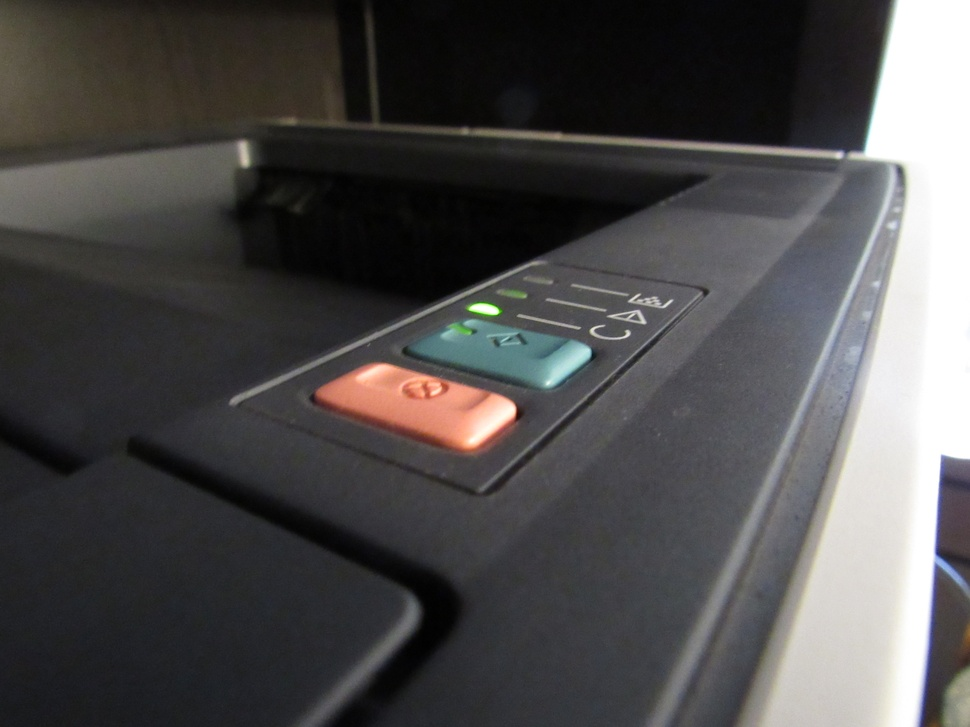
#> input picture CANON_DC/DCIM/241___10/IMG_0819.JPG, 970 x 727 px, shrunk from 4608 x 3456 before the run, found by its file name; its folder holds 3 pictures in this run
$ python main.py   (older library calls are emulated)
#> lines starting #> are read from the running program, lines starting #| are printed output that depends on the picture
#> the answer given: CANON_DC/DCIM/241___10/IMG_0819.JPG
### fileOperations.py
import os
import time
import cv2
import numpy
from send2trash import send2trash
from tqdm import tqdm


def indexFiles(path):
#> called with path = 'CANON_DC/DCIM/241___10/IMG_0819.JPG'
	imagePaths = []
	subFolders = os.listdir(path+"/DCIM")
	try:
		subFolders.remove(".DS_Store") #for macOS
	except:
		pass
	rawWarned = False


	for folder in range(len(subFolders)):
		workingDirectory = subFolders[folder]

		imagePath = os.listdir(path+"/DCIM/"+workingDirectory+"")
		try:
			imagePath.remove(".DS_Store")
		except:
			pass


		for picture in range(len(imagePath)):
			if ((imagePath[picture])[-4:] == ".CR2") and not rawWarned:
				warnAboutRAW()
				rawWarned = True
			if (imagePath[picture])[-4:] == ".JPG" or (imagePath[picture])[-4:] == ".jpg":
				imagePaths.append(path+"/DCIM/"+workingDirectory+"/"+imagePath[picture])
			else:
				pass


	return imagePaths


# [13 lines left out: function warnAboutRAW, not called in this run]


def omitFileExtensions(pathArray):
	imageCount = 0
	for path in pathArray:
		if(path[-4:] == ".JPG" or path[-4:] == ".jpg"):
			imageCount += 1
		if(path[-4:] != ".JPG" and path[-4:] != ".jpg"):
			#ignore non jpeg files
			pathArray.remove(path)
	return pathArray


def getNumberOfFiles(filesArray):
	return len(filesArray)


def purgePhotos():

	f = open("CANON_DC.log", "r")
	todel = f.read()
	imagesToDelete = todel.splitlines()
	print("Deleting flagged pictures...")
	time.sleep(1)

	for image in tqdm(imagesToDelete):

		send2trash(image)
	time.sleep(2)
	print("\n")
	print("\n")

	print("Checking for RAW files and deleting them...")
	for raw in tqdm(imagesToDelete):
		try:
			send2trash(raw[:len(raw)-4]+".CR2")
		except:
			pass

	time.sleep(2)


	f.close()

### exposure.py
#Main code for SDOptimizer
import time
import cv2
import numpy
import os


# [34 lines left out: functions exposureBenchmark, exposureTaskPredictionDir, not called in this run]


def exposureTaskPrediction(speed, numberOfFiles):
	return speed*numberOfFiles


def exposureTest(imageDir):
	image = cv2.imread(imageDir)
#> image is the input picture: shape (727, 970, 3); mean B, G, R 76.1, 76, 77.5
	image = cv2.cvtColor(image, cv2.COLOR_BGR2GRAY)
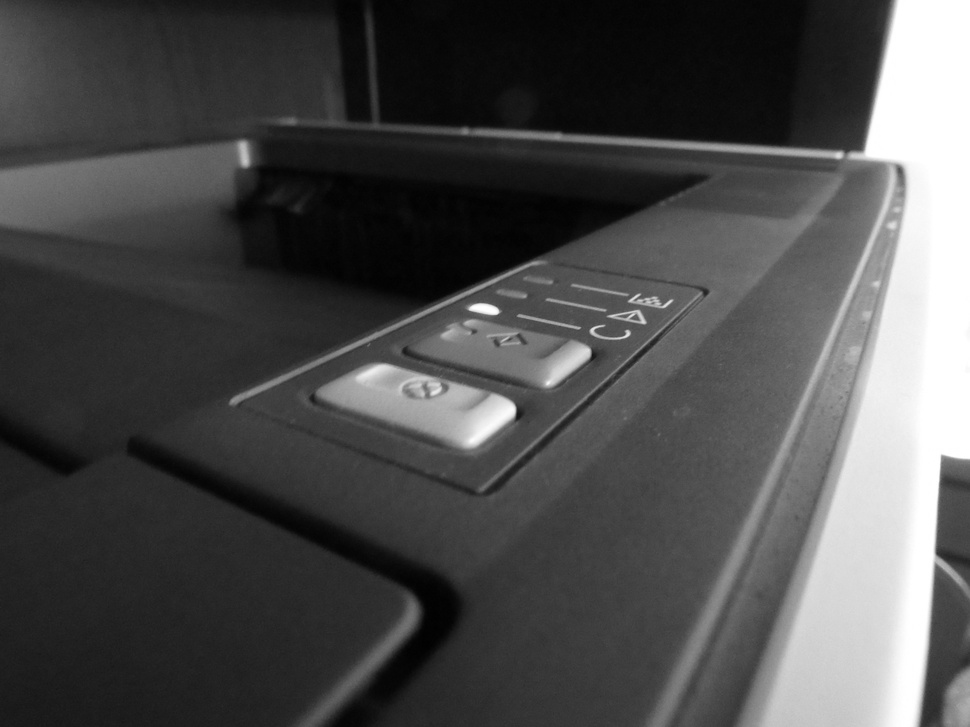
#> image: shape (727, 970); min 1, max 255, mean 76.4
	# compute a grayscale histogram
	hist = cv2.calcHist([image], [0], None, [256], [0, 256])
#> hist = 256 values, max 28841 at index 255, min 0 at index 0, mean 2754.6


	if (numpy.mean(image)<=30):

		return False
	elif (numpy.mean(image)>=200):

		return False
	else:

		return True


# [9 lines left out: function benchmarkExposure, not called in this run]

### motion_blur.py
import cv2


def variance_of_laplacian(image):
	# compute the Laplacian of the image and then return the focus
	# measure, which is simply the variance of the Laplacian
	return cv2.Laplacian(image, cv2.CV_64F).var()


def motionBlurTest(imageDir, threshold):
	image = cv2.imread(imageDir)
	gray = cv2.cvtColor(image, cv2.COLOR_BGR2GRAY)
	fm = (variance_of_laplacian(gray))
	if int(fm) >= int(threshold):

		return True
	else:

		return False

### console_resources.py
class textColors:
    HEADER = '\033[95m'
    OKBLUE = '\033[94m'
    OKCYAN = '\033[96m'
    OKGREEN = '\033[92m'
    WARNING = '\033[93m'
    FAIL = '\033[91m'
    ENDC = '\033[0m'
    BOLD = '\033[1m'
    UNDERLINE = '\033[4m'


INFO = True
OK = True
WARNING = True
ERROR = True


def consoleSetup(displayINFO, displayOK, displayWARNING, displayERROR):
    INFO = displayINFO
    OK = displayOK
    WARNING = displayWARNING
    ERROR = displayERROR

def console(trace, status):

    if (status == "ok") & OK:
        print("["+f"{textColors.OKGREEN}{textColors.BOLD}OK{textColors.ENDC}"+"] - "+trace)
    elif (status == "warning") & WARNING:
        print("["+f"{textColors.WARNING}{textColors.BOLD}WARNING{textColors.ENDC}"+"] - "+trace)
    elif (status == "error") & ERROR:
        print("["+f"{textColors.FAIL}{textColors.BOLD}FATAL{textColors.ENDC}"+"] - "+trace)
    elif (INFO):
        print("["+f"{textColors.OKBLUE}{textColors.BOLD}INFO{textColors.ENDC}"+"] - "+trace)
    else:
        pass

### main.py
#Main code for SDOptimizer
import time
import argparse
import cv2
import numpy
import os
from tqdm import tqdm


from exposure import *
from fileOperations import *
from motion_blur import *

from console_resources import *


consoleSetup(True, True, True, True)


ap = argparse.ArgumentParser()
ap.add_argument("-r", "--directory", required=False,
	help="Directory of SD Card")
ap.add_argument("-t", "--threshold", type=float, default=50.0,
	help="focus measures that fall below this value will be considered 'blurry'")

SDdir = vars(ap.parse_args())["directory"]
blurThreshold =  vars(ap.parse_args())["threshold"]


if(SDdir == None):
	print("Please drag and drop your SD card onto the console, and press enter.")
	print("You may type in the PATH to a folder as well")
	SDdir = input("PATH=")
	if(SDdir[-1]==" "):
		SDdir = SDdir[:-1]


try:
	jobFile = open("CANON_DC.log", "x")
	console("Jobfile created.", "ok")
except:
	os.remove("CANON_DC.log")
	jobFile = open("CANON_DC.log", "x")
	console("Jobfile already exists. Overwriting...", "warning")


jobFile = open("CANON_DC.log", "a")

print("\n")

console("SDOptimizer v1.1", "info")


print("\n")


#print("Exposure task is estimated to take ", int(exposureTaskPredictionDir(speed)), " seconds.")
console("Please wait, indexing files...", "info")
images = omitFileExtensions(indexFiles(SDdir))
filesRemaining = getNumberOfFiles(images)
console("Files indexed succesfully.", "ok")

console("Processing Images, please wait...", "info")

imagesProcessed = 0
imagesDestroyed = []

console("Test 1: Exposure", "info")

for image in tqdm(images):
	# if filesRemaining%5==0:
	# 	print(filesRemaining," photos left, ", speed*filesRemaining, " seconds left.")

	filesRemaining -= 1
	if(exposureTest(image)):
		pass

	else:
		imagesProcessed += 1
		jobFile.write(image+"\n")
		imagesDestroyed.append(image)
#> pass 2 of the loop `for image in tqdm(images):`:
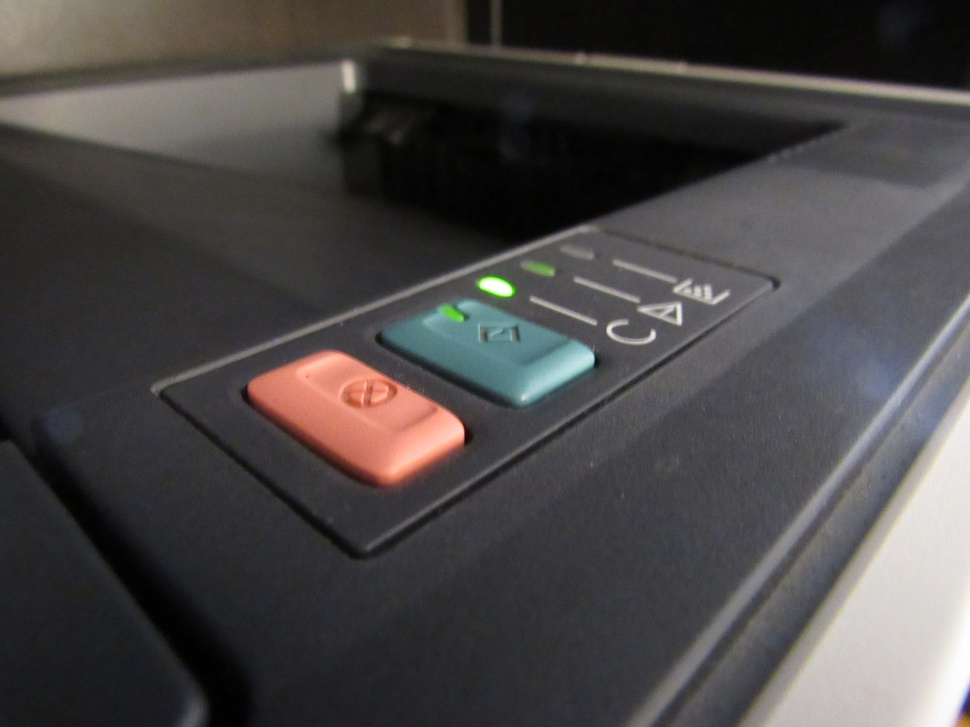
#> input picture CANON_DC/DCIM/241___10/IMG_0820.JPG, 970 x 727 px, shrunk from 4608 x 3456 before the run, found by its file name
#> in exposureTest, image is the input picture: shape (727, 970, 3); mean B, G, R 71.3, 71.4, 74.2
#> in exposureTest (call 2), `image = cv2.cvtColor(image, cv2.COLOR_BGR2GRAY)`:
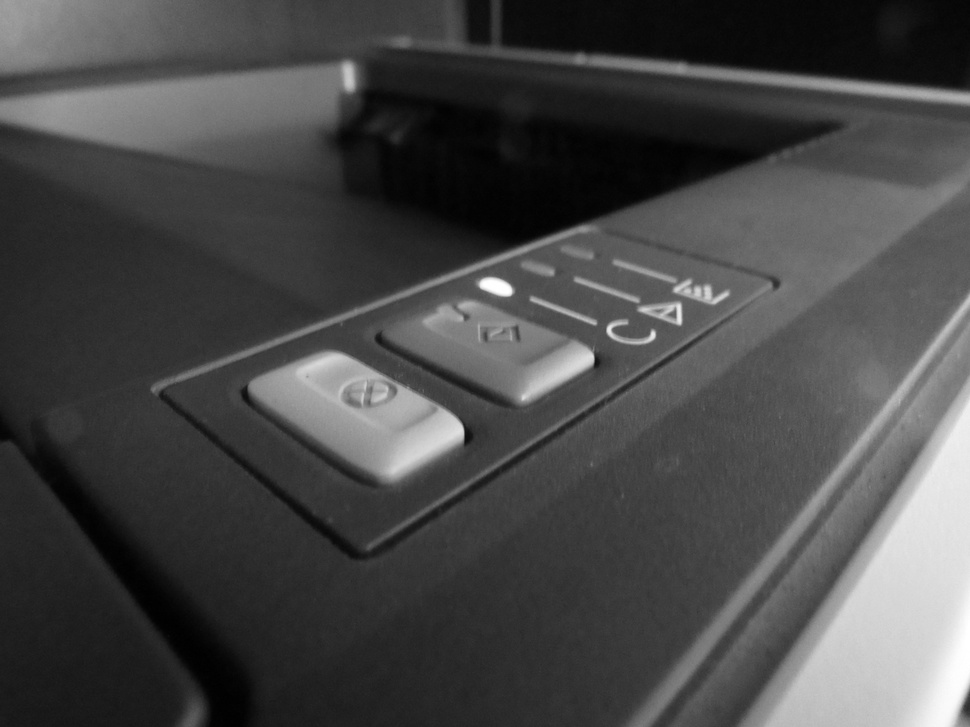
#> image: shape (727, 970); min 0, max 255, mean 72.2
#> hist = 256 values, max 10589 at index 49, min 20 at index 0, mean 2754.6
#> pass 3 of the loop `for image in tqdm(images):`:
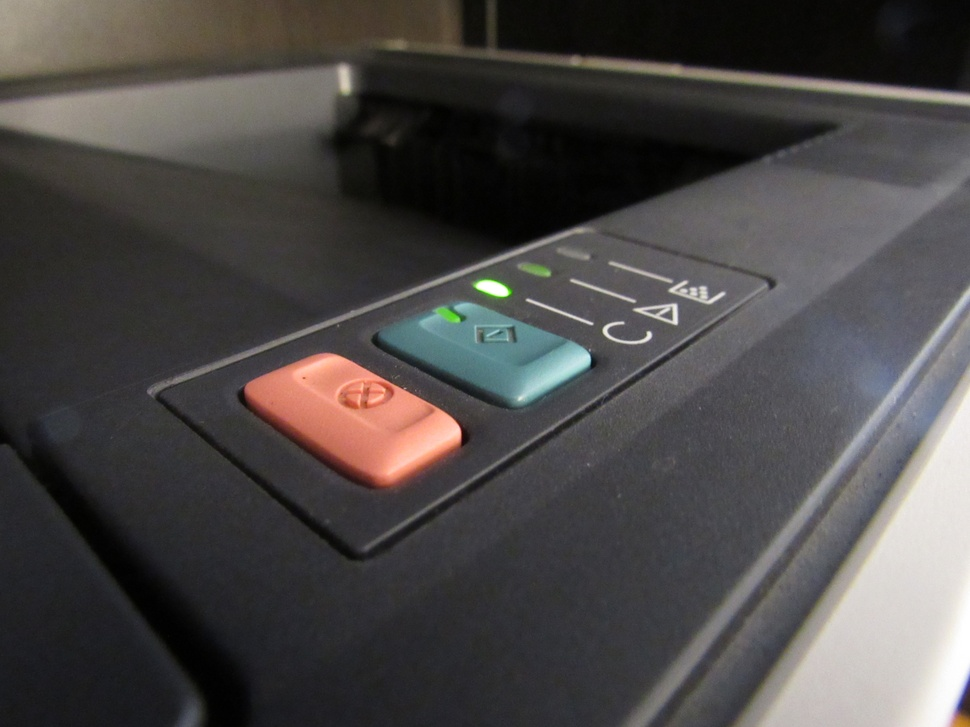
#> input picture CANON_DC/DCIM/241___10/IMG_0821.JPG, 970 x 727 px, shrunk from 4608 x 3456 before the run, found by its file name
#> in exposureTest, image is the input picture: shape (727, 970, 3); mean B, G, R 71.6, 72.4, 75.3
#> in exposureTest (call 3), `image = cv2.cvtColor(image, cv2.COLOR_BGR2GRAY)`:
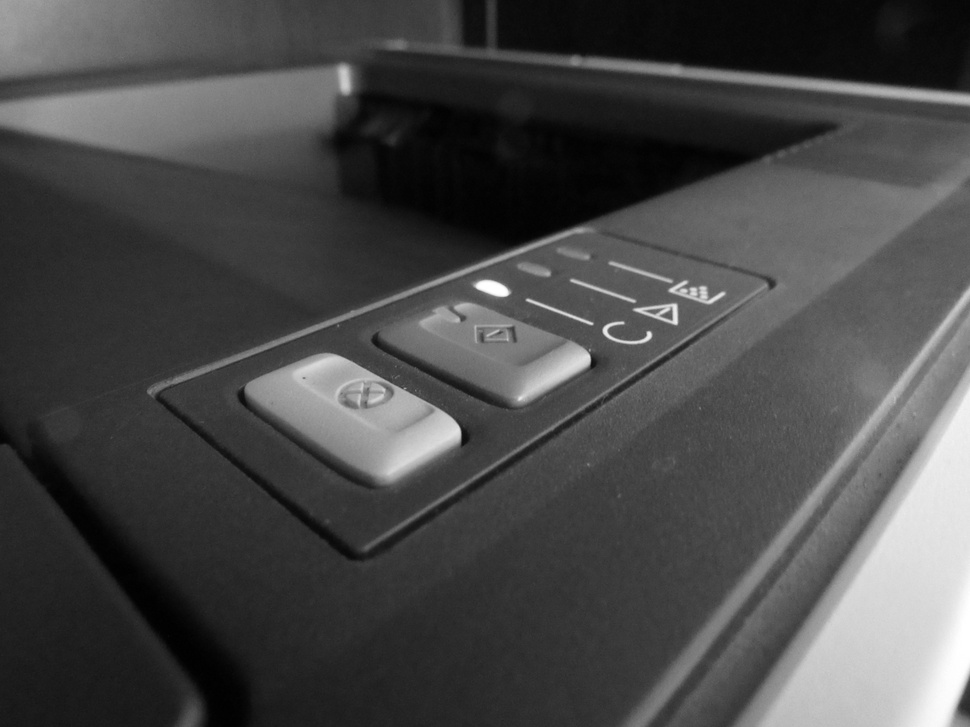
#> image: shape (727, 970); min 0, max 255, mean 73.2
#> hist = 256 values, max 10205 at index 49, min 23 at index 0, mean 2754.6


console("Test 1 completed.", "ok")

console("Test 2: Motion Blur", "info")
for image in tqdm(images):
	if image in imagesDestroyed:
		pass
	else:
		filesRemaining -= 1
		if(motionBlurTest(image, blurThreshold)):

#> in motionBlurTest, `fm = (variance_of_laplacian(gray))`: fm = 36.52
			pass
		else:
			imagesProcessed += 1

			jobFile.write(image+"\n")
			imagesDestroyed.append(image)
#> pass 2 of the loop `for image in tqdm(images):`:
#> pass 3 of the loop `for image in tqdm(images):`:


jobFile.close()

console("Scanning completed. Purging images...", "info")
print("\n")
if imagesProcessed != 0:
	purgePhotos()
#> (the call stopped at in purgePhotos, `send2trash(image)`: send2trash is not available in this run)
send2trash("CANON_DC.log")
#> (this line was passed over: send2trash is not available in this run)
console("Job completed. Make sure to view what was removed in your system trash.", "ok")
console("Do not forget to empty the trash as well.", "info")
console("Exiting. Thank you for using SDOptimizer!", "info")
